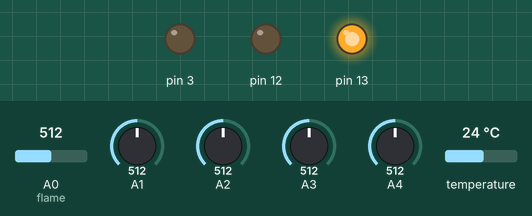
Recording of a sketch running on a simulated Arduino Uno, built with avr-gcc and run on an emulated ATmega328P. Parts: output pins drawn as LEDs (lit = HIGH). Inputs (shaded band) come from the test bench; at power-on: A0 (flame) = 512, A1 = 512, A2 = 512, A3 = 512, A4 = 512, temperature 24 °C. What the sketch prints to the serial monitor is not drawn.

Above: at 0.1 s.
Timing chart, 0 to 1.6 s (numbered marks = the images above):
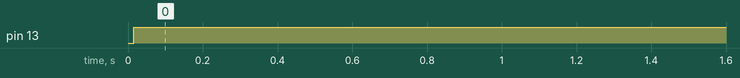

The sketch:

IgnitionDetection_LiquidTemperatureSensing.ino
```cpp
//=======================================================Flame Sensor===========================================================

int valorSensor0 = 0;
int valorSensor1 = 0;
int valorSensor2 = 0;
int valorSensor3 = 0;
int valorSensor4 = 0;

//=========================================================Temp Sensor=============================================================

#include <OneWire.h>
#include <DallasTemperature.h>

#define ONE_WIRE_BUS 8

OneWire oneWire(ONE_WIRE_BUS);

DallasTemperature sensors(&oneWire);

float Celsius = 0;
float Fahrenheit = 0;

//+++++++++++++++++++++++++++++++++++++++++++++++++++++++++++++++++++++++++++++++++++++++++++++++++++++++++++++++++++++++++++++++++

void setup() {
  // put your setup code here, to run once:

//===========================================================Flame Sensor============================================================

  pinMode(A0,INPUT);
  pinMode(A1,INPUT);
  pinMode(A2,INPUT);
  pinMode(A3,INPUT);
  pinMode(A4,INPUT);
  pinMode(13,OUTPUT);
  pinMode(12,OUTPUT);

//===========================================================Temp Sensor=============================================================

  pinMode(3,OUTPUT);
  sensors.begin();

  Serial.begin(9600);

}

void loop() {
  // put your main code here, to run repeatedly:

//=========================================================Flame Sensor==================================================================

  valorSensor0 = analogRead (A0) ;   // reads the status of the flame sensor
  valorSensor1 = analogRead (A1) ;
  valorSensor2 = analogRead (A2) ;
  valorSensor3 = analogRead (A3) ;
  valorSensor4 = analogRead (A4) ;

  if( valorSensor0 >= 100 || valorSensor1 >= 100 || valorSensor2 >= 100 || valorSensor3 >= 100 || valorSensor4 >= 100 )
  {
     digitalWrite(13,HIGH);
  }

  else

     digitalWrite(13,LOW);

//========================================================Temp Sensor====================================================================

  sensors.requestTemperatures();

  Celsius = sensors.getTempCByIndex(0);
  Fahrenheit = sensors.toFahrenheit(Celsius);

  if(Celsius > 82)
  {
    digitalWrite(12,HIGH);
  }

  else
    digitalWrite(12,LOW);

  Serial.print("Sensor 0 value:");
  Serial.println(valorSensor0);
  Serial.print("Sensor 1 value:");
  Serial.println(valorSensor1);
  Serial.print("Sensor 2 value:");
  Serial.println(valorSensor2);
  Serial.print("Sensor 3 value:");
  Serial.println(valorSensor4);
  Serial.print("Sensor 4 value:");
  Serial.println(valorSensor4);
  Serial.println();

  Serial.print(Celsius);
  Serial.print(" C  ");
  Serial.print(Fahrenheit);
  Serial.println(" F");
  Serial.println();
  Serial.println();

}
```

Measured:
- by itself, pin 13: LOW → HIGH at 0.02 s
